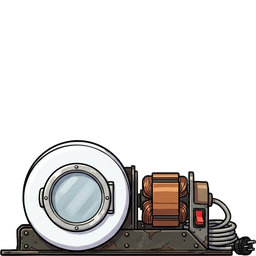
#> input picture klapperkiste/assets/teile/waschmaschinenmotor/seite.png, 256 x 256 px; its folder holds 2 pictures in this run
$ python waschmaschinenmotor_luecken.py
#> lines starting #> are read from the running program, lines starting #| are printed output that depends on the picture; after the words box and inside, x2 and y2 are one past the last pixel; in counts of white or black regions, pixels touching at a corner belong together
"""Einmalige Bearbeitung: Waschmaschinen-Motor, weiße Lücken am Kabel.

Die Trommel ist selbst weiß, darum keine allgemeine Lochsuche. Gezielt
durchsichtig werden nur die Lücken zwischen Kabelschlaufe und Motor (Seite)
und zwischen Kabel und Trommelende (Draufsicht).
Vorher: python klapperkiste/tools/teilwerk.py blatt …/waschmaschinenmotor_blatt.jpg \
        waschmaschinenmotor motor --keine-inseln

Aufruf:
  python klapperkiste/tools/einmalig/waschmaschinenmotor_luecken.py
"""

from __future__ import annotations

import os
import sys

from PIL import Image, ImageChops, ImageDraw

sys.path.insert(0, os.path.join(os.path.dirname(__file__), ".."))
import teilwerk  # noqa: E402

TEIL = os.path.join(teilwerk.TEILE_DIR, "waschmaschinenmotor")
LUECKEN = {"seite": [(0.845, 0.83)], "oben": [(0.60, 0.36)]}  # Punkte in den Lücken (Anteile)
MAX_FLAECHE = 0.03  # Sicherung: nie mehr als 3 % des Bildes (sonst wäre es die Trommel)


def main() -> int:
    for ansicht, punkte in LUECKEN.items():
        pfad = os.path.join(TEIL, f"{ansicht}.png")
        bild = Image.open(pfad).convert("RGBA")
#> bild is the input picture: PIL image 256x256 RGBA; mean R, G, B, A 40.9, 39.3, 38.2, 75.7
        for fx, fy in punkte:
            rgb = bild.convert("RGB")
            start = (round(fx * bild.width), round(fy * bild.height))
            if min(rgb.getpixel(start)) < 200:
                raise SystemExit(f"{ansicht}: Punkt {start} ist nicht weiß: {rgb.getpixel(start)}")
            ImageDraw.floodfill(rgb, start, (1, 254, 3), thresh=45)
            loch = ImageChops.difference(rgb, Image.new("RGB", rgb.size, (1, 254, 3))).convert("L")
            loch = loch.point(lambda v: 255 if v > 0 else 0)
            flaeche = loch.histogram()[0]
            if flaeche > MAX_FLAECHE * bild.width * bild.height:
                raise SystemExit(f"{ansicht}: Lücke bei {start} ist zu groß ({flaeche} px), Punkt prüfen")
            bild.putalpha(ImageChops.multiply(bild.getchannel("A"), loch))
            print(f"{ansicht}: Lücke bei {start} entfernt ({flaeche} px)")
#> this loop made 1 pass
#> flaeche on pass 1: 175
#| seite: Lücke bei (216, 212) entfernt (175 px)
#> pass 1, in main, `rgb = bild.convert("RGB")`:
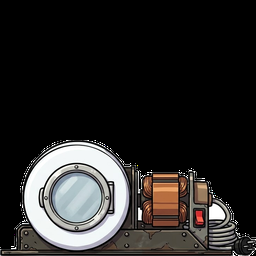
#> rgb: PIL image 256x256 RGB; mean R, G, B 40.9, 39.3, 38.2
#> pass 1, in main, `loch = ImageChops.difference(rgb, Image.new("RGB", rgb.size, (1, 254, ..`:
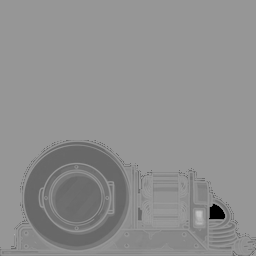
#> loch: PIL image 256x256 L; min 0, max 194, mean 142.8
#> pass 1, in main, `loch = loch.point(lambda v: 255 if v > 0 else 0)`:
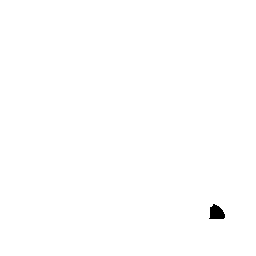
#> loch: PIL image 256x256 L; 99.7% white; 1 black region, box (x1, y1, x2, y2) and area: (209, 204, 225, 219) 175
        bild.save(pfad)
#> pass 2 of the loop in main, `for ansicht, punkte in LUECKEN.items():`:
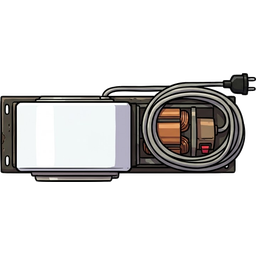
#> input picture klapperkiste/assets/teile/waschmaschinenmotor/oben.png, 256 x 256 px
#> in main, bild is the input picture: PIL image 256x256 RGBA; mean R, G, B, A 45.7, 44.5, 43.7, 82.1
#> the loop in main, `for fx, fy in punkte:` made 1 pass
#> flaeche on pass 1: 132
#> (printed output is left out)
#> pass 1, in main, `rgb = bild.convert("RGB")`:
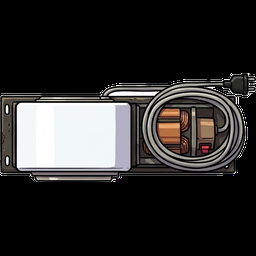
#> rgb: PIL image 256x256 RGB; mean R, G, B 45.7, 44.5, 43.7
#> pass 1, in main, `loch = loch.point(lambda v: 255 if v > 0 else 0)`:
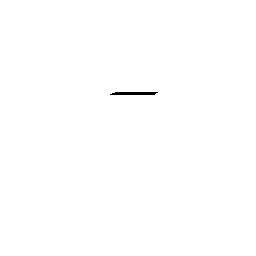
#> loch: PIL image 256x256 L; 99.8% white; 1 black region, box (x1, y1, x2, y2) and area: (110, 92, 158, 95) 132
    return 0


if __name__ == "__main__":
    sys.exit(main())
#> (the program exits here)
